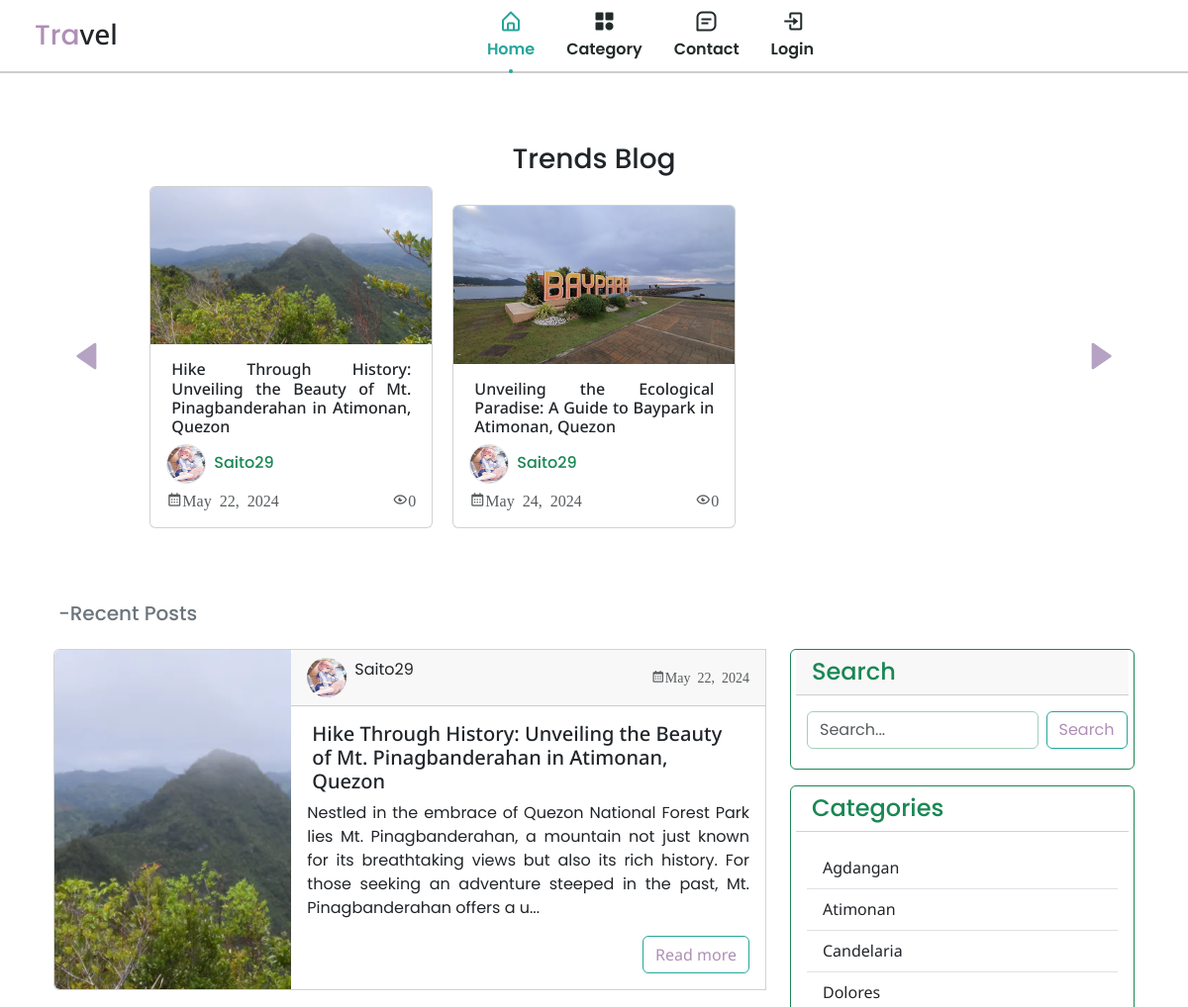
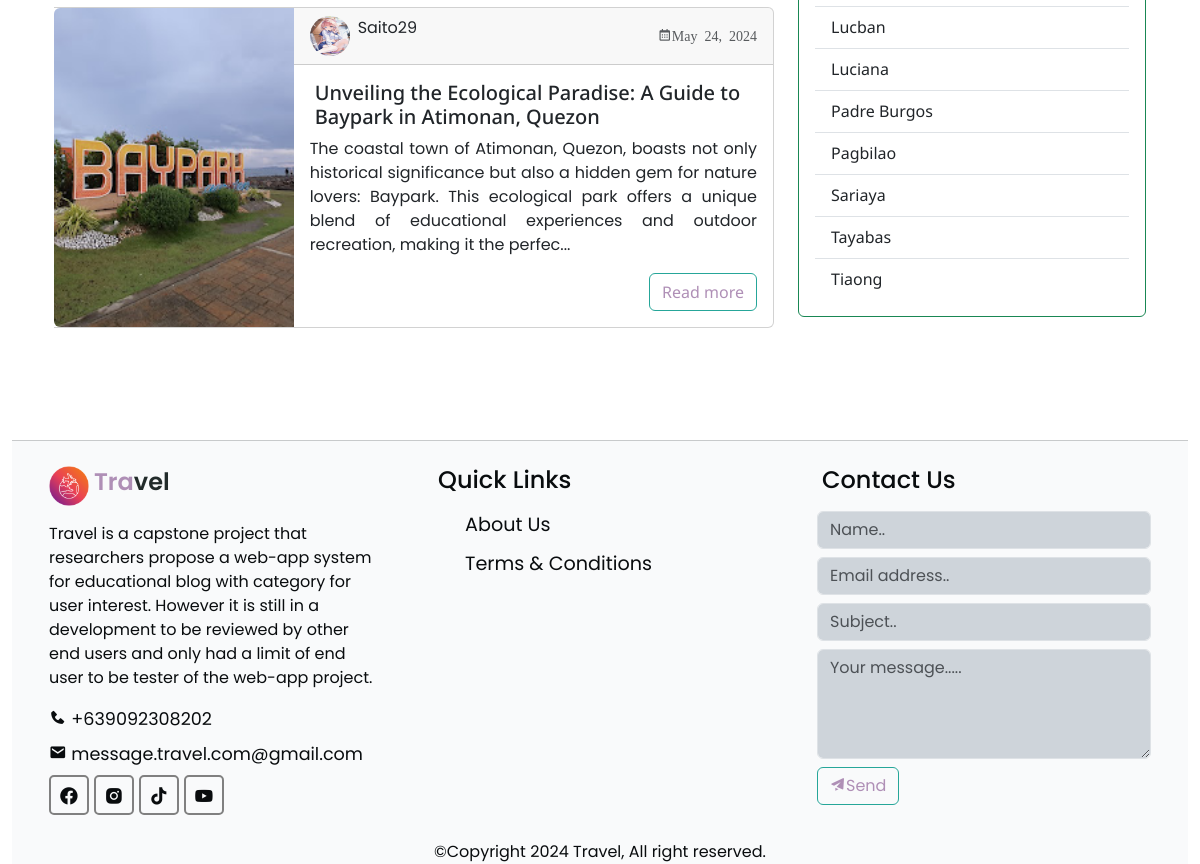
The page / on the database its author committed (2 pictures, top to bottom).
### tables this page shows
CREATE TABLE `post` (
  `id` int(11) NOT NULL,
  `postedBy` int(11) DEFAULT NULL,
  `title` varchar(255) DEFAULT NULL,
  `category` int(11) DEFAULT NULL,
  `subcategory` int(11) DEFAULT NULL,
  `status` enum('published','unpublished') DEFAULT NULL,
  `description` longtext DEFAULT NULL,
  `googleWidget` text DEFAULT NULL,
  `image` varchar(255) DEFAULT NULL,
  `viewer` int(11) NOT NULL,
  `created_at` date DEFAULT NULL,
  `updated_at` date DEFAULT NULL,
  `is_Active` tinyint(4) DEFAULT NULL
);

CREATE TABLE `users` (
  `id` int(11) NOT NULL,
  `role` enum('admin','sub-admin','editor','user') DEFAULT NULL,
  `firstName` varchar(255) DEFAULT NULL,
  `lastName` varchar(255) DEFAULT NULL,
  `username` varchar(255) DEFAULT NULL,
  `email` varchar(255) DEFAULT NULL,
  `password` varchar(255) DEFAULT NULL,
  `profileImage` varchar(255) DEFAULT NULL,
  `created_at` datetime DEFAULT current_timestamp(),
  `updated_at` datetime DEFAULT NULL ON UPDATE current_timestamp(),
  `account_activation_hash` varchar(64) DEFAULT NULL,
  `reset_token_hash` varchar(64) DEFAULT NULL,
  `reset_token_expires_at` datetime DEFAULT NULL
);

CREATE TABLE `category` (
  `id` int(11) NOT NULL,
  `categName` varchar(255) DEFAULT NULL,
  `categDesc` varchar(255) DEFAULT NULL,
  `categCreated_at` datetime NOT NULL DEFAULT current_timestamp(),
  `categUpt_at` datetime NOT NULL DEFAULT '0000-00-00 00:00:00' ON UPDATE current_timestamp(),
  `Is_Active` int(11) DEFAULT NULL
);

CREATE TABLE `settings` (
  `id` int(11) NOT NULL,
  `favicon` varchar(255) DEFAULT NULL,
  `logo` varchar(255) DEFAULT NULL,
  `url` varchar(1000) DEFAULT NULL,
  `fb` varchar(1000) DEFAULT NULL,
  `instagram` varchar(1000) DEFAULT NULL,
  `tiktok` varchar(1000) DEFAULT NULL,
  `youtube` varchar(1000) DEFAULT NULL
);

CREATE TABLE `pages` (
  `id` int(11) NOT NULL,
  `title` varchar(255) DEFAULT NULL,
  `details` text DEFAULT NULL,
  `contact` varchar(255) DEFAULT NULL,
  `email` varchar(255) DEFAULT NULL,
  `created_at` date NOT NULL DEFAULT current_timestamp(),
  `updated_at` date NOT NULL
);

### app/config/db.php (called while the page is built, shortened)
<?php
require ('config.php');
function executeQuery($sql, $data)
{
    global $conn;
    $stmt = $conn->prepare($sql);
    $value = array_values($data);
    $types = str_repeat('s', count($value));
    $stmt->bind_param($types, ...$value);
    $stmt->execute();
    return $stmt;
}
function getPublishPost(){
    $sql = "SELECT p.*, u.username, u.profileImage
    FROM post AS p
    JOIN users AS u
    ON p.postedBy=u.id
    WHERE p.status='published'
    AND p.is_Active = ?";
    $stmt = executeQuery($sql, ['is_Active' => 1]);
    $records = $stmt->get_result()->fetch_all(MYSQLI_ASSOC);
    return $records;
}

### index.php (the view, shortened to what this page needs)
<?php
include(ROOT_PATH."/app/controllers/posts.php");
$post = array();
$postTitle = 'Recent Posts';
if(isset($_GET['ctId'])){
    $post = getCategoryPost($_GET['ctId']);
    $postTitle = "Category post search found under: '" . $_GET['name']. "' are: ". count($post). " results";
}else if(isset($_POST ['search'])){
    unset($_POST['search']);
    $postTitle = "Search result found: " . $_POST['term'];
    $post = searchPosts($_POST['term']);
}else{
    $post = getPublishPost();
}
?>
<!DOCTYPE html>
<html lang="en">
<head>
    <?php include(ROOT_PATH.'/app/includes/css.php')?>
</head>
<body>
    <?php include (ROOT_PATH."/app/includes/header.php");?>
    <main>
        <section class="container section section__height h-auto w-100" id="home">
            <div class="page-wrapper mx-auto h-auto w-100">
                <div class="container mx-auto my-3 py-3 mb-4 h-auto w-100 post-slider">
                    <h3 class="card-title text-center">Trends Blog</h3>
                    <i class='bx bxs-left-arrow prev'></i>
                    <i class='bx bxs-right-arrow next'></i>
                    <div class="post-wrapper h-auto">
                        <?php foreach ($post as $posts): ?>
                        <div class="card card-content">
                            <img src="<?php echo BASE_URL . '/app/upload/uploadThumbnail/' .htmlspecialchars( $posts['image']); ?>" alt="post-image" class="card-img-top">
                            <div class="card-body">
                                <h6 class="card-title fs-6" style="text-align: justify;">
                                    <a href="<?php echo BASE_URL . '/single-page.php?psId='.htmlspecialchars($posts['id']); ?>">
                                    <?php echo htmlspecialchars($posts['title']); ?>
                                    </a>
                                </h6>
                                <div class="d-flex align-items-center mb-1">
                                    <div class="flex-shrink-0">
                                        <img src="<?php echo BASE_URL . '/app/upload/uploadProfile/' . htmlspecialchars($posts['profileImage']); ?>" alt="User_profile" class="rounded-circle border" style="width: 40px; height: 40px;" width="40" height="40">
                                    </div>
                                    <h6 class="card-subtitle text-success flex-grow-1 ms-2"><?php echo htmlspecialchars($posts['username']); ?></h6>
                                </div>
                                <div class="d-flex align-items-center justify-content-between text-muted">
                                    <i class='bx bx-calendar card-text'><?php echo htmlspecialchars(date('F j, Y', strtotime($posts['created_at']))); ?></i>
                                    <i class='bx bx-show-alt card-text'><?php echo htmlspecialchars($posts['viewer']); ?></i>
                                </div>
                            </div>
                        </div>
                        <?php endforeach; ?>
                    </div>
                </div>
                <div class="container-fluid clearfix">
                    <div class="row mt-5">
                        <div class="col-md-8 col-sm-8 col-xl-8 col-xxl-8">
                            <h5 class="card-title text-secondary">-<?php echo htmlspecialchars($postTitle)?></h5>
                            <div class="card-group d-block">
                                <?php foreach ($post as $posts): ?>
                                <div class="card clearfix w-100 h-100 mt-4">
                                    <div class="row g-0 h-100 w-100">
                                        <div class="col-md-4 col-sm-4 col-xl-4 col-xxl-4">
                                            <img src="<?php echo BASE_URL . '/app/upload/uploadThumbnail/' .htmlspecialchars( $posts['image']); ?>" alt="post-Thumbnail" class="img-fluid rounded-start w-100 h-100 object-fit-cover">
                                        </div>
                                        <div class="col-md-8 col-sm-8 col-xl-8 col-lg-8 col-xxl-8">
                                            <div class="card-header hstack gap-2">
                                                <img src="<?php echo BASE_URL . '/app/upload/uploadProfile/' . htmlspecialchars($posts['profileImage']); ?>" alt="author-profile" class="rounded-circle" style="width: 40px; height: 40px;" width="34" height="34">
                                                <p class="card-text"><?php echo htmlspecialchars($posts['username']); ?></p>
                                                <p class="card-text ms-auto"><small class="text-body-secondary"><i class='bx bx-calendar'><?php echo htmlspecialchars(date('F j, Y', strtotime($posts['created_at']))); ?></i></small></p>
                                            </div>
                                            <div class="card-body">
                                                <h5 class="card-title mb-2"><a href="<?php echo BASE_URL . '/single-page.php?psId=' . htmlspecialchars($posts['id']); ?>"><?php echo htmlspecialchars($posts['title']); ?></a></h5>
                                                <p class="card-text mb-2">
                                                    <?php echo htmlspecialchars_decode(substr($posts['description'], 0 ,300).'...'); ?>
                                                </p>
                                                <div class="text-end mt-3">
                                                    <a href="<?php echo BASE_URL . '/single-page.php?psId=' . htmlspecialchars($posts['id']); ?>" class="btn read-more">Read more</a>
                                                </div>
                                            </div>
                                        </div>
                                    </div>
                                </div>
                                <?php endforeach; ?>
                            </div>
                        </div>
                        <div class="col-md-4 col-sm-4 col-xl-4 col-xxl-4 mt-5" id="category">
                            <div class="card border-success">
                                <h4 class="card-header text-success">Search</h4>
                                <div class="card-body">
                                    <form action="index.php" method="post" class="row gx-2 gy-2">
                                        <div class="mb-1 col-md-7 col-sm-9 col-xl-9 col-xxl-9 col-lg-9 form-group">
                                            <input type="search" name="term" class="form-control border-success-subtle" aria-label="search" placeholder="Search..."/>
                                        </div>
                                        <div class="mb-1 col-md-3 col-sm-3 col-xl-3 col-xxl-3 col-lg-3 form-group ">
                                            <button type="submit" name="search" class="btn read-more">Search</button>
                                        </div>
                                    </form>
                                </div>
                            </div>
                            <div class="card mt-3 border-success">
                                <h4 class="card-header bg-transparent text-success">Categories</h4>
                                <div class="card-body border-success">
                                    <ul class="list-group list-group-flush">
                                    <?php
                                        $category_query = mysqli_query($conn, 'SELECT * FROM category WHERE Is_Active = 1 ORDER BY categName ASC');
                                    ?>
                                    <?php while($categories = mysqli_fetch_array($category_query)):?>
                                        <li class="list-group-item list-group-flush"><a href="<?php echo BASE_URL.'/index.php?ctId='. htmlspecialchars($categories['id']) . '&name=' . htmlspecialchars($categories['categName'])?>"><?php echo htmlspecialchars($categories['categName']);?></a></li>
                                    <?php endwhile;?>
                                    </ul>
                                </div>
                            </div>
                        </div>
                    </div>
                </div>
            </div>
        </section>
    <?php include (ROOT_PATH . "/app/includes/footer.php");?>
</main>
</body>
</html>

### app/includes/footer.php (shortened to what this page needs)
<section class="container-fluid section section__height h-auto w-100" id="contact">
            <div class="footer container-fluid h-auto w-100">
                <div class="footer-content h-auto w-100">
                    <div class="footer-section about">
                        <?php
                            $settings_query = mysqli_query($conn, "SELECT * FROM settings WHERE id = 1");
                        ?>
                        <div class="logo-content mb-2">
                            <?php while($setting = mysqli_fetch_assoc($settings_query)):?>
                            <img src="<?php echo BASE_URL.'/app/upload/uploadSettingURL/uploadLogo/'?><?php echo htmlentities($setting['logo'])?>" alt="Logo" width="40px" height="40px">
                            <?php endwhile;?>
                            <h4 class="nav__logo"><span style="color: #af8fb6;">Tra</span>vel</h4>
                        </div>
                        <?php
                            $pageTitle = 'About Page';
                            $title = 'About';
                            $stmt = $conn->prepare("SELECT p.*, s.fb, s.instagram, s.tiktok, s.youtube
                                FROM pages p
                                LEFT JOIN settings s ON 1 = 1
                                WHERE p.title = ? OR p.title = ?");
                            $stmt->bind_param("ss", $pageTitle, $title);
                            $stmt->execute();
                            $result = $stmt->get_result();
                            if ($result->num_rows > 0) {
                                $row = $result->fetch_assoc();
                                echo "<p style='text-align: justify'>" . html_entity_decode($row['details']) . "</p>";
                                echo "<div class='contact-details'>";
                                echo "<span><i class='bx bxs-phone'></i>&nbsp;" . html_entity_decode($row['contact']) . "</span>";
                                echo "<span><i class='bx bxs-envelope'></i>&nbsp;" . html_entity_decode($row['email']) . "</span>";
                                echo "</div>";
                                echo "<div class='social'>";
                                echo "<a href='" . urldecode($row['fb']) . "' target='_blank'><i class='bx bxl-facebook-circle'></i></a>";
                                echo "<a href='" . urldecode($row['instagram']) . "' target='_blank'><i class='bx bxl-instagram-alt'></i></a>";
                                echo "<a href='" . urldecode($row['tiktok']) . "' target='_blank'><i class='bx bxl-tiktok'></i></a>";
                                echo "<a href='" . urldecode($row['youtube']) . "' target='_blank'><i class='bx bxl-youtube'></i></a>";
                                echo "</div>";
                            } else {
                                echo "No page details found.";
                            }
                        ?>
                    </div>
                    <div class="footer-section links">
                        <h4 class="card-title mb-3">Quick Links</h4>
                        <ul>
                            <a href="<?php echo BASE_URL.'/aboutUs.php'?>" target="_self"><li>About Us</li></a>
                            <a href="<?php echo BASE_URL.'/terms.php'?>" target="_self"><li>Terms & Conditions</li></a>
                        </ul>
                    </div>
                    <div class="footer-section contact-form">
                        <h4 class="card-title mb-3">Contact Us</h4>
                        <form action="contact.php" method="post" class="form-group" autocomplete="on" enctype="application/x-www-form-urlencoded">
                            <div class="mb-2 form-group">
                                <input type="text" name="name" class="form-control bg-dark-subtle" placeholder="Name..">
                            </div>
                            <div class="mb-2 form-group">
                                <input type="email" name="email" class="form-control bg-dark-subtle" placeholder="Email address.." >
                            </div>
                            <div class="mb-2 form-group">
                                <input type="text" name="subject" class="form-control bg-dark-subtle" placeholder="Subject.." >
                            </div>
                            <div class="mb-2 form-group">
                                <textarea rows="4" name="message" class="form-control bg-dark-subtle" placeholder="Your message....." ></textarea>
                            </div>
                            <div class="mb-1 form-group">
                                <button type="submit" name="contact-btn" class="btn read-more"><i class='bx bxs-paper-plane'></i>Send</button>
                            </div>
                        </form>
                    </div>
                </div>
                <div class="footer-bottom h-auto w-100" align="center">
                    &copy;Copyright <?php echo date('Y')?> Travel, All right reserved.
                </div>
            </div>
    </section>

### rows shown on the page
post: image (picture), title "Hike Through History: Unveiling the Beauty of Mt. Pinagbanderahan in Atimonan, Quezon", postedBy.profileImage (picture), postedBy.username "Saito29", created_at "May 22, 2024", viewer "0", description "Nestled in the embrace of Quezon National Forest Park lies Mt. Pinagbanderahan, a mountain not just known for its breathtaking views but also its rich history. For those seeking an adventure steeped in the past, Mt. Pinagbanderahan offers a u..."
post: image (picture), title "Unveiling the Ecological Paradise: A Guide to Baypark in Atimonan, Quezon", postedBy.profileImage (picture), postedBy.username "Saito29", created_at "May 24, 2024", viewer "0", description "The coastal town of Atimonan, Quezon, boasts not only historical significance but also a hidden gem for nature lovers: Baypark. This ecological park offers a unique blend of educational experiences and outdoor recreation, making it the perfec..."
category: categName "Agdangan"
category: categName "Atimonan"
category: categName "Candelaria"
category: categName "Dolores"
category: categName "Lucban"
category: categName "Luciana"
category: categName "Padre Burgos"
category: categName "Pagbilao"
category: categName "Sariaya"
category: categName "Tayabas"
category: categName "Tiaong"
settings: logo (picture)
pages: details "Travel is a capstone project that researchers propose a web-app system for educational blog with category for user interest. However it is still in a development to be reviewed by other end users and only had a limit of end user to be tester of the web-app project.", contact "+639092308202", email "message.travel.com@gmail.com"

### other values the page prints
$postTitle "Recent Posts"
